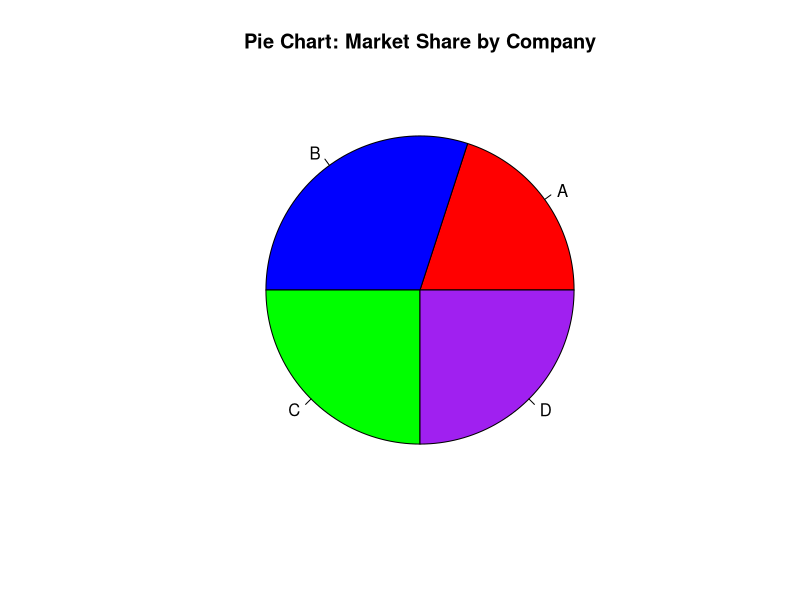

Reproduce this figure in R.
company <- c("A", "B", "C", "D")
market_share <- c(20, 30, 25, 25)

pie(market_share, labels = company, 
    main = "Pie Chart: Market Share by Company", 
    col = c("red", "blue", "green", "purple"))
